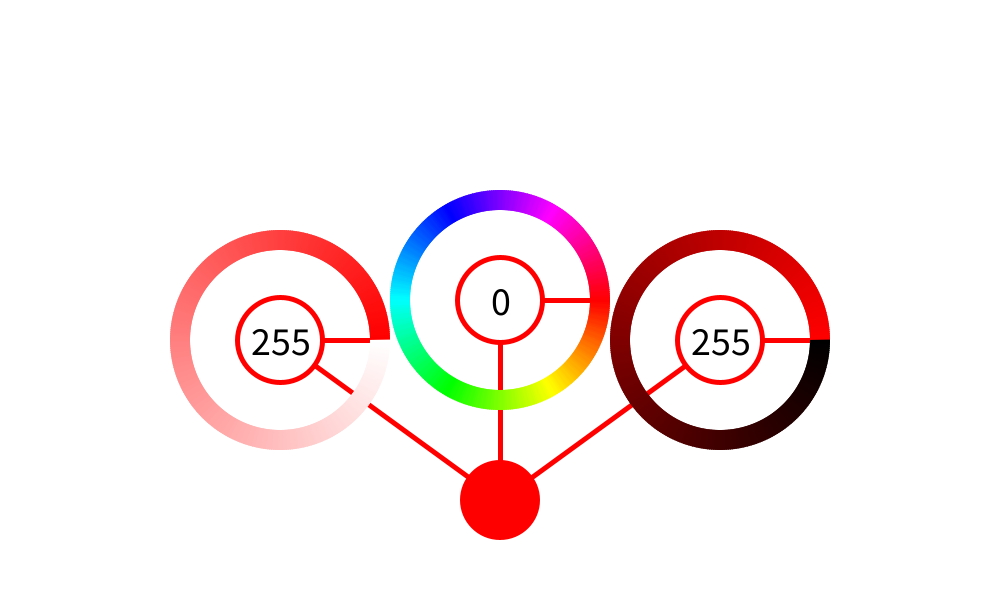
Frame 1 (no input)
Frame 60 (the mouse pressed at the canvas centre just before this capture): identical to frame 1, image omitted
Frame 120 (the mouse held since frame 60 and released just before this capture): identical to frame 1, image omitted

The Processing sketch that drew this single still picture (run headless with seeded random() and noise(); from frame 60 on, the mouse is pressed at the canvas centre):

// Processing sketch: processing_129952
// ── processing_129952.pde

colorSelect[] _colorArr = {};
circleMemoly[] _memoArr = {};

void setup() { 
  size(1000, 600);
  background(255);
  smooth();
  colorMode(HSB);
  frameRate(30);
  translate(width/2, height/2);
  rectMode(CENTER);
  textSize(40);
  textAlign(CENTER);
  strokeWeight(5);
  drawCircle();
}

void draw() {
  background(255);
  translate(width/2, height/2);
  _colorArr[0].drawH(0, 0);
  _colorArr[0].drawS(-220, 40);
  _colorArr[0].drawB(220, 40);
  _colorArr[0].circle();
}

void drawCircle() {
  colorSelect thiscolor = new colorSelect(100);
  noStroke();
  _colorArr = (colorSelect[])append(_colorArr, thiscolor);
}

class colorSelect {
  float H, S, B;
  int count=0;
  boolean check1;
  float diameter;
  colorSelect(float dia) {
    H=0;
    S=255;
    B=255;
    check1=false;
    diameter = dia;
  }

  void colorChange(float a, float b, float c) {
    H=a;
    S=b;
    B=c;
  }

  void drawH(float x, float y) {
    translate(x, y);
    float distance= dist(width/2+x, height/2+y, mouseX, mouseY);
    if (check1==false) {
      if (mousePressed==true) {
        if (distance>diameter*0.425 && distance<diameter*1.2) {
          colorChange((180/PI*atan2( -mouseY + height/2+y, -mouseX+width/2+x )+180)/360*255, S, B);
        }
      }
    }
    stroke(H, S, B);
    line(0, 0, 0-x, height/3-y);
    line(0, 0, diameter*cos(radians(H*360/255)), diameter*sin(radians(H*360/255)));
    fill(0, 0, 255);
    ellipse(0, 0, diameter*0.85, diameter*0.85);
    fill(0, 255, 0);
    textSize(diameter*0.4);
    text(int(H), 0, diameter*0.15);
    noStroke();
    for (int i=0; i<360; i++) {
      fill(255*i/360, S, B);
      pushMatrix();
      rotate(radians(i));
      rect(diameter, 0, diameter/5, 3);
      popMatrix();
    }
    fill(H, S, B);
    pushMatrix();
    rotate(radians(H/255*360));
    // ellipse(diameter,0,diameter*0.4,diameter*0.4);
    popMatrix();
    translate(-x, -y);
  }

  void drawS(float x, float y) {
    translate(x, y);
    float distance= dist(width/2+x, height/2+y, mouseX, mouseY);
    if (check1==false) {
      if (mousePressed==true) {
        if (distance>diameter*0.425 && distance<diameter*1.2) {
          colorChange(H, (180/PI*atan2( -mouseY + height/2+y, -mouseX+width/2+x )+180)/360*255, B);
        }
      }
    }
    stroke(H, S, B);
    line(0, 0, 0-x, height/3-y);
    line(0, 0, diameter*cos(radians(S*360/255)), diameter*sin(radians(S*360/255)));
    fill(0, 0, 255);
    ellipse(0, 0, diameter*0.85, diameter*0.85);
    fill(0, 255, 0);
    textSize(diameter*0.4);
    text(int(S), 0, diameter*0.15);
    noStroke();
    for (int i=0; i<360; i++) {
      fill(H, 255*i/360, B);
      pushMatrix();
      rotate(radians(i));
      rect(diameter, 0, diameter/5, 3);
      popMatrix();
    }
    fill(H, S, B);
    pushMatrix();
    rotate(radians(S/255*360));
    // ellipse(diameter,0,diameter*0.4,diameter*0.4);
    popMatrix();
    translate(-x, -y);
  }

  void drawB(float x, float y) {
    translate(x, y);
    float distance= dist(width/2+x, height/2+y, mouseX, mouseY);
    if (check1==false) {
      if (mousePressed==true) {
        if (distance>diameter*0.425 && distance<diameter*1.2) {
          colorChange(H, S, (180/PI*atan2( -mouseY + height/2+y, -mouseX+width/2+x )+180)/360*255);
        }
      }
    }
    stroke(H, S, B);
    line(0, 0, 0-x, height/3-y);
    line(0, 0, diameter*cos(radians(B*360/255)), diameter*sin(radians(B*360/255)));
    fill(0, 0, 255);
    ellipse(0, 0, diameter*0.85, diameter*0.85);
    fill(0, 255, 0);
    textSize(diameter*0.4);
    text(int(B), 0, diameter*0.15);
    noStroke();
    for (int i=0; i<360; i++) {
      fill(H, S, 255*i/360);
      pushMatrix();
      rotate(radians(i));
      rect(diameter, 0, diameter/5, 3);
      popMatrix();
    }
    fill(H, S, B);
    pushMatrix();
    rotate(radians(B/255*360));
    // ellipse(diameter,0,diameter*0.4,diameter*0.4);
    popMatrix();
    translate(-x, -y);
  }

  void circle() {
    fill(H, S, B);
    ellipse(0, height/3, 80, 80);
    float distance=dist(width/2, height*5/6, mouseX, mouseY);
    if (mousePressed==true) {
      if (distance<40) {
        check1 = true;
      }
      if (check1 == true) {
        fill(H, S, B, 140);
        ellipse(mouseX-width/2, mouseY-height/2, 80, 80);
      }
    }
    else {
      if (check1==true && mouseY<200) {
        count++;
        circleMemoly thisMemo = new circleMemoly(H, S, B, count);
        _memoArr = (circleMemoly[])append(_memoArr, thisMemo);
      }
      check1 = false;
    }
    if (count>0) {
      for (int i=0;i<_memoArr.length;i++) {
        _memoArr[i].memoDraw();
      }
    }
  }
}

class circleMemoly {
  float h, s, b, count;
  circleMemoly(float H, float S, float B, int Count) {
    h=H;
    s=S;
    b=B;
    count=Count;
  }
  void memoDraw() {
    fill(h, s, b);
    float memoX=25+(1+count)*50-width/2;
    float memoY=25-height/2;
    ellipse(memoX, memoY, 50, 50);
    if (dist(memoX, memoY, mouseX-width/2, mouseY-height/2)<25) {
      fill(0, 255, 0);
      text(int(h), memoX, memoY+60);
      text(int(s), memoX, memoY+100);
      text(int(b), memoX, memoY+140);
      text("H:", memoX - 60,memoY+60);
      text("S:", memoX - 60,memoY+100);
      text("B:" ,memoX - 60,memoY+140);
    }
  }
}
